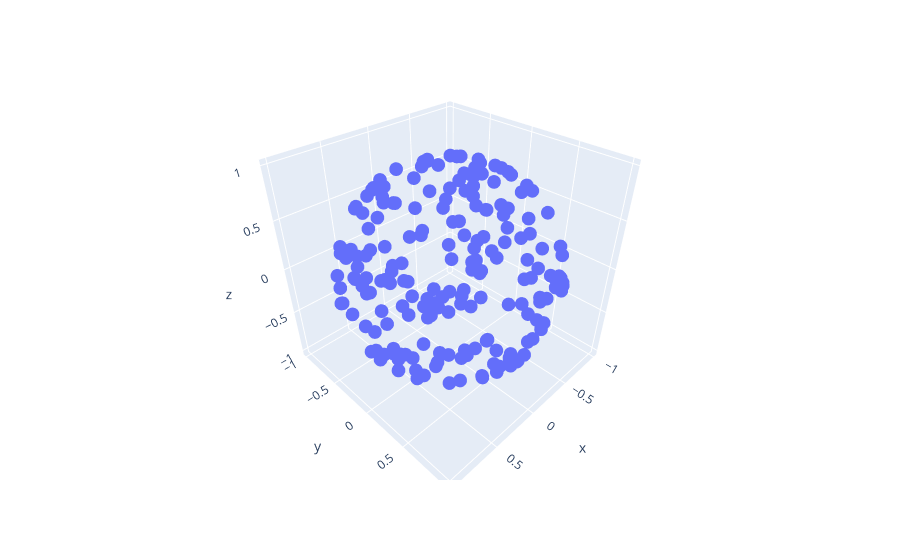

This figure's notebook cell:
### Code cell
# uniform sampled surface of a sphere
x = np.random.randn(3, 200)
normsx = np.sqrt((x*x).sum(axis=0)) # norms of all x
x = x / normsx  
px.scatter_3d(x=x[0], y=x[1], z=x[2]) # cool

### Figure 1 — Plotly figure (JSON) as saved in the notebook; plotly's stock layout.template omitted (floating-point values rounded to 4 significant figures; data arrays with more than 128 entries replaced by an {"elided": "..."} marker saying what was removed)
{"data": [{"hovertemplate": "x=%{x}<br>y=%{y}<br>z=%{z}<extra></extra>", "legendgroup": "", "marker": {"color": "#636efa", "symbol": "circle"}, "mode": "markers", "name": "", "scene": "scene", "showlegend": false, "type": "scatter3d", "x": {"elided": "200 float values"}, "y": {"elided": "200 float values"}, "z": {"elided": "200 float values"}}], "layout": {"legend": {"tracegroupgap": 0}, "margin": {"t": 60}, "scene": {"domain": {"x": [0, 1], "y": [0, 1]}, "xaxis": {"title": {"text": "x"}}, "yaxis": {"title": {"text": "y"}}, "zaxis": {"title": {"text": "z"}}}}}
